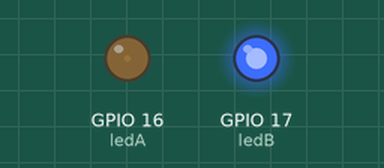
Recording of a sketch running on a simulated ESP32. Shown: output pins drawn as LEDs (lit = HIGH).

Above: at 0.05 s.
At 1.25 s:
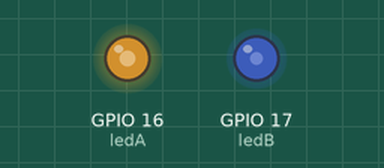
At 1.85 s:
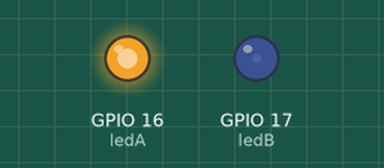
At 3.65 s:
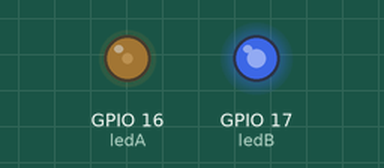
Timing chart, 0 to 5.3 s (numbered marks = the images above):
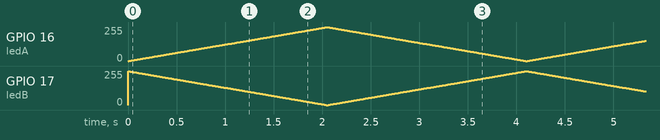

The sketch:

ex06.ino
```cpp
// ex06：警车双闪灯效，双通道PWM
// 适用于新版 ESP32 Arduino Core

const int ledA = 16;
const int ledB = 17;

const int pwmFreq = 5000;
const int pwmResolution = 8; // 8位PWM，占空比范围0~255

void setup() {
  // 新版 ESP32 PWM 写法
  ledcAttach(ledA, pwmFreq, pwmResolution);
  ledcAttach(ledB, pwmFreq, pwmResolution);
}

void loop() {
  // LED A 逐渐变亮，LED B 逐渐变暗
  for (int duty = 0; duty <= 255; duty++) {
    ledcWrite(ledA, duty);
    ledcWrite(ledB, 255 - duty);
    delay(8);
  }

  // LED A 逐渐变暗，LED B 逐渐变亮
  for (int duty = 255; duty >= 0; duty--) {
    ledcWrite(ledA, duty);
    ledcWrite(ledB, 255 - duty);
    delay(8);
  }
}
```
